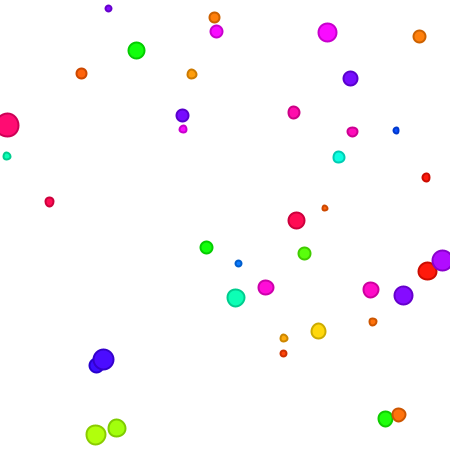
Frame 1 (no input)
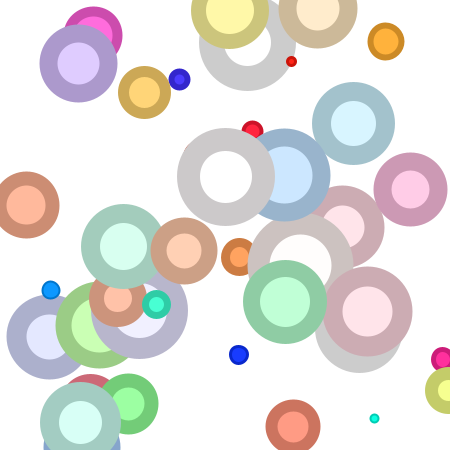
Frame 60 (the mouse pressed at the canvas centre just before this capture)
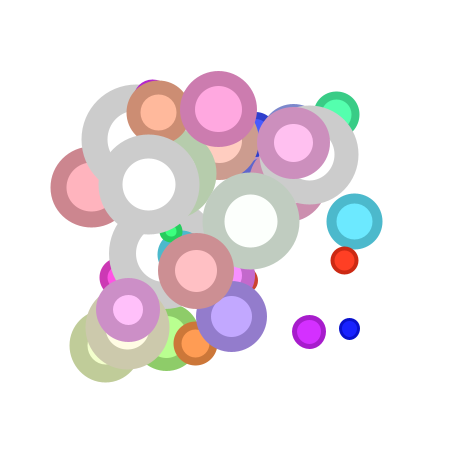
Frame 120 (the mouse held since frame 60 and released just before this capture)

The Processing sketch that drew these frames (run headless with seeded random() and noise(); from frame 60 on, the mouse is pressed at the canvas centre):

// Processing sketch: oop02
// ── oop02.pde
int nrBubbles = 40;
Bubble[] m_bubbles = new Bubble[nrBubbles];

private int m_oldX;
private int m_oldY;

void setup() {
  size(450, 450);
  colorMode(HSB, 100);
  smooth();
  frameRate(15);
  for (int i = 0; i < nrBubbles; i++) {
    m_bubbles[i] = new Bubble();
  }
}

void draw() {
  background(color(0, 0, 255));
  for (int i = 0; i < nrBubbles; i++) {
    m_bubbles[i].drawBubble();
  }
}


class Bubble {
  float m_x;
  float m_y;
  float m_r;
  color m_color;
  float m_maxSize;
  int m_iteration;

  public Bubble() {
    initialize();
  }

  public void drawBubble() {
    m_r += random(1, 5);
    m_iteration++;
    // desaturate color
    float h = hue(m_color);
    float s = saturation(m_color);
    float v = brightness(m_color);
    m_color = color(h, s - 5, v);
    fill(m_color);
    stroke(color(h, s, 80));
    strokeWeight(m_iteration);
    ellipse(m_x, m_y, m_r, m_r);
    if (m_r > m_maxSize) {
      initialize();
    }
  }

  private void initialize() {
    m_r = random(1, 20);
    m_x = random(0, width);
    m_y = random(0, height);
    int xChange = 0;
    int yChange = 0;
    if (mouseX > 0 && mouseX < (width - 5) && mouseY > 0 && mouseY < (height - 5)) {
      // adapt position to mouse
      xChange = (int)((mouseX - m_x) * 0.4);
      yChange = (int)((mouseY - m_y) * 0.4);
    }
    m_x += xChange;
    m_y += yChange;
    m_color = color((int)random(0, 100), 100, 100);
    m_maxSize= random(width/8, width/5);
    m_iteration = 1;
  }
}
